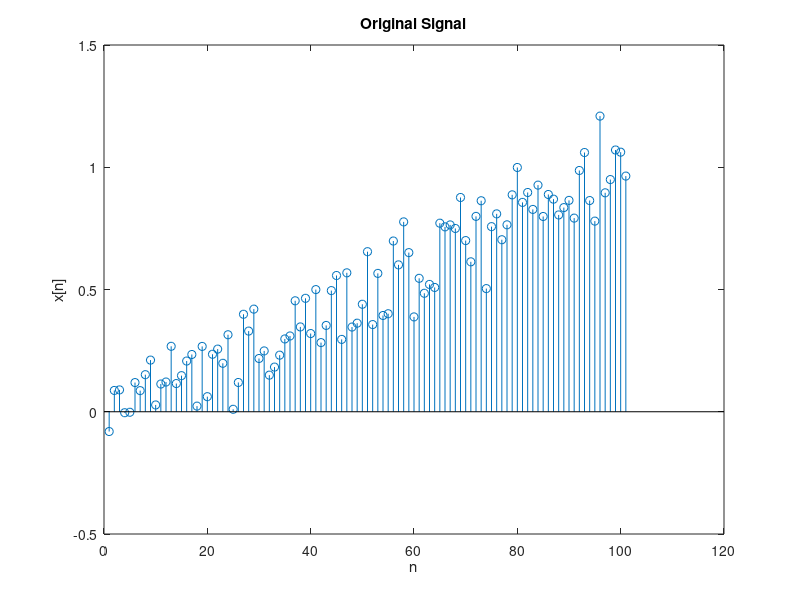
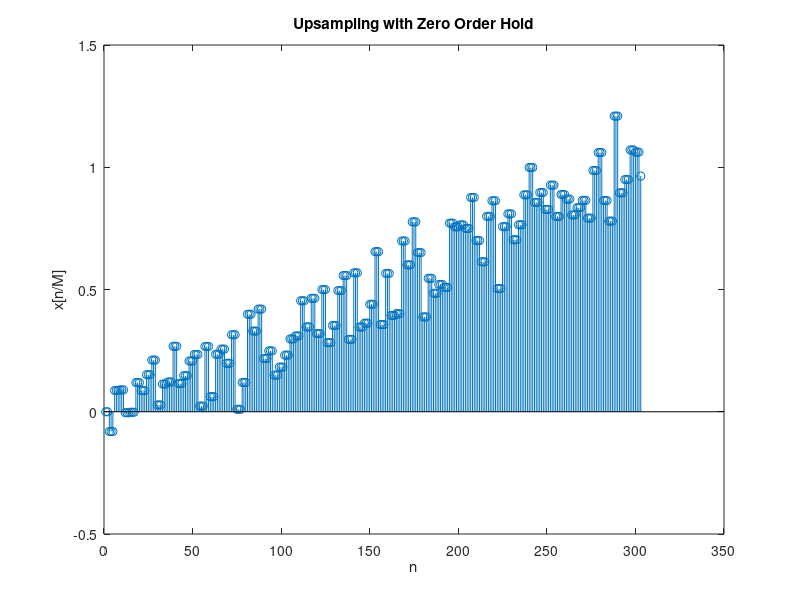
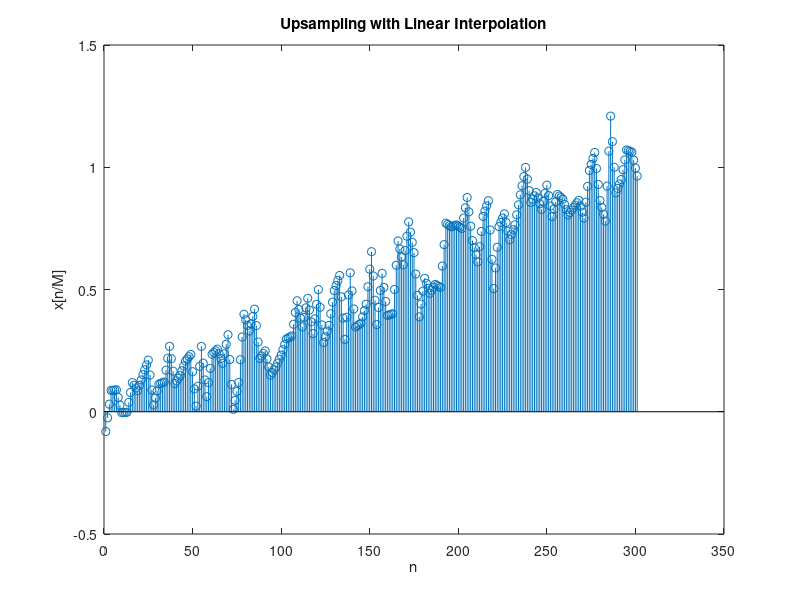

Recreate these plots in MATLAB, in order.
load('q2_2.mat')

figure()
stem(x);
title('Original Signal')
ylabel('x[n]')
xlabel('n')

%------------------------------Zero Hold----------------------------------
M = 3;
y = zeros(M*length(x), 1);

for n = 1:M*length(x)

    if mod(n, M) == 0
        y(n) = x(n/M);
    else
        if n == 1
            y(n) = 0;
        else
            y(n) = y(n-1);
        end

    end
end

figure()
stem(y);
title('Upsampling with Zero Order Hold')
ylabel('x[n/M]')
xlabel('n')

%---------------------------Linear Interpolation-------------------------

z = 1:1:length(x);
xq = 1:1/M:length(x);
vq1 = interp1(z, x, xq);

figure()
stem(vq1);
title('Upsampling with Linear Interpolation')
ylabel('x[n/M]')
xlabel('n')
